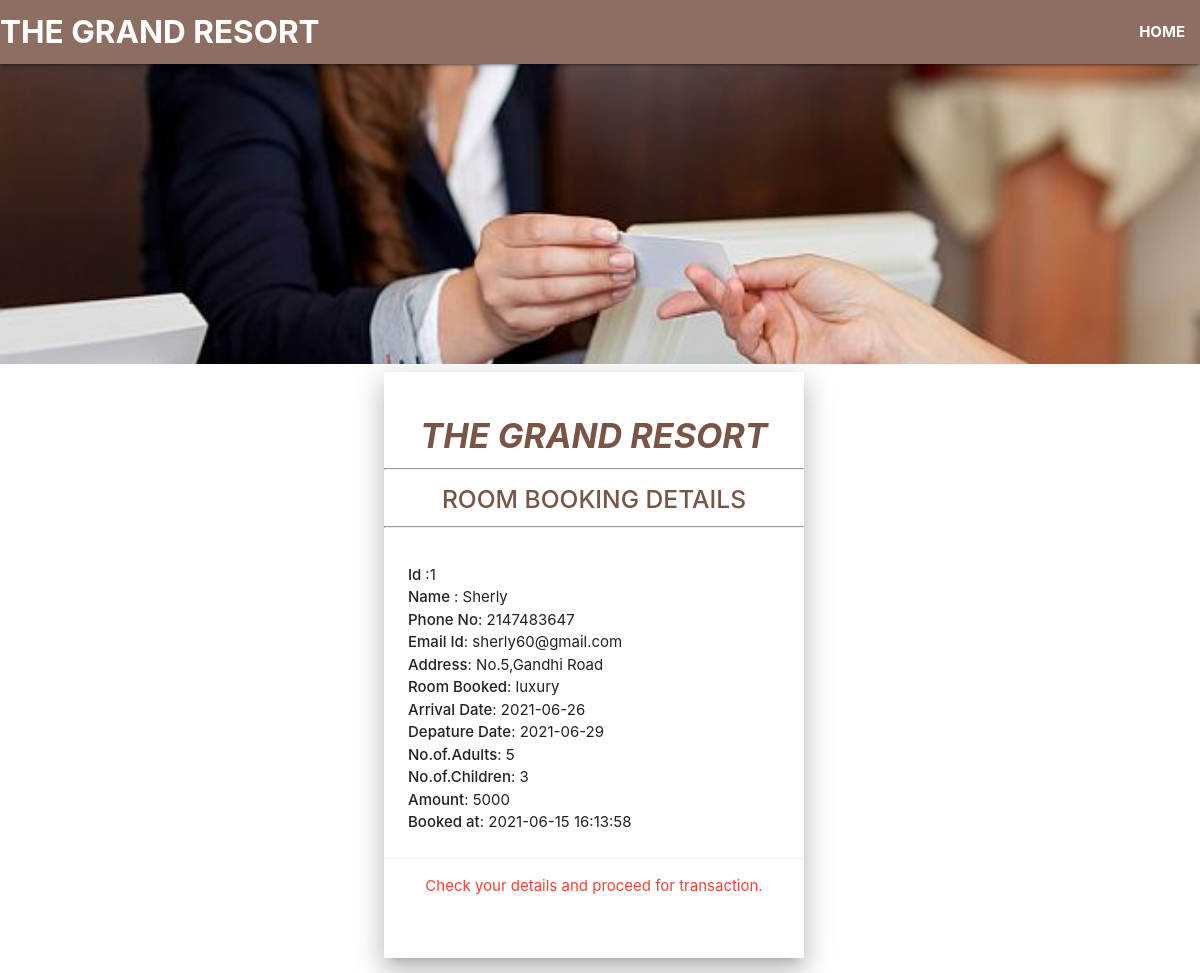
/roompayment.php?user_id=1, run on the app's committed database.
### tables this page shows
CREATE TABLE `book` (
  `id` int(11) NOT NULL,
  `name` varchar(255) NOT NULL,
  `email` varchar(255) NOT NULL,
  `phone` int(11) NOT NULL,
  `room` varchar(255) NOT NULL,
  `checkin` date NOT NULL,
  `checkout` date NOT NULL,
  `address` varchar(255) NOT NULL,
  `noofadults` int(11) NOT NULL,
  `noofchildren` int(11) NOT NULL,
  `cost` int(11) NOT NULL,
  `booked_at` timestamp NOT NULL DEFAULT current_timestamp() ON UPDATE current_timestamp()
);

### roompayment.php (the view, shortened to what this page needs)
<?php
include('config.php');
if (isset($_GET['user_id'])) {
    $id =  mysqli_real_escape_string($conn, $_GET["user_id"]);
    $sql = "SELECT * FROM book WHERE id=$id";
    $result = mysqli_query($conn, $sql);
    $user = mysqli_fetch_assoc($result);
}
?>
<!DOCTYPE html>
<html lang="en">
<head>
    <link rel="stylesheet" href="https://use.fontawesome.com/releases/v5.0.13/css/all.css">
    <link rel="stylesheet" href="https://cdnjs.cloudflare.com/ajax/libs/materialize/1.0.0/css/materialize.min.css">
    <link rel="stylesheet" href="css/payment.css">
</head>
<body>
<header>
        <nav class="nav-wrapper brown lighten-1">
            <a href="#" class="brand-logo "><b>THE GRAND RESORT</b></a>
            <ul class="right hide-on-med-and-down">
                <li>
                    <a href="home.php"><b>HOME</b></a>
                </li>
            </ul>
        </nav>
    </header>
    <div class="parallax-container">
        <div class="parallax">
            <img src="images/pay.jpg" class="responsive-img">
        </div>
    </div>
    <div class="card container center z-depth-4">
    <br>
        <div class="card-title">
            <h4 class="brown-text center"><i><b>THE GRAND RESORT</b></i></h4><hr>
            <h5 class="center brown-text"><strong>ROOM BOOKING DETAILS</strong></h5>
            <hr>
        </div>
        <div class="card-content center">
            <?php $rv=explode('-',$user['room']);?>
            <p class="container left-align"><strong>Id </strong>:<?php echo htmlspecialchars($user['id']);?>
                <br><strong>Name </strong>: <?php echo htmlspecialchars($user['name']); ?>
                <br><strong>Phone No</strong>: <?php echo htmlspecialchars($user['phone']); ?>
                <br><strong>Email Id</strong>: <?php echo htmlspecialchars($user['email']); ?>
                <br><strong>Address</strong>: <?php echo htmlspecialchars($user['address']); ?>
                <br><strong>Room Booked</strong>: <?php echo $rv[0]; ?>
                <br><strong>Arrival Date</strong>: <?php echo htmlspecialchars($user['checkin']); ?>
                <br><strong>Depature Date</strong>: <?php echo htmlspecialchars($user['checkout']); ?>
                <br><strong>No.of.Adults</strong>: <?php echo htmlspecialchars($user['noofadults']); ?>
                <br><strong>No.of.Children</strong>: <?php echo htmlspecialchars($user['noofchildren']); ?>
                <br><strong>Amount</strong>: <?php echo $rv[1]; ?>
                <br><strong>Booked at</strong>: <?php echo htmlspecialchars($user['booked_at'] )?>
            </p>
        </div>
        <div class="card-action">
        <div class="red-text">Check your details and proceed for transaction.</div>
        <br>
        </div>
        <br>
    </div>
</body>
</html>

### css/payment.css (style rules this page uses)
.parallax-container { height: 300px !important; }
.card { margin-left: 32%; width: 35%; }

### data on the page
book: id "1", name "Sherly", phone "2147483647", email "sherly60@gmail.com", address "No.5,Gandhi Road", room "luxury", checkin "2021-06-26", checkout "2021-06-29", noofadults "5", noofchildren "3", room "5000", booked_at "2021-06-15 16:13:58"
